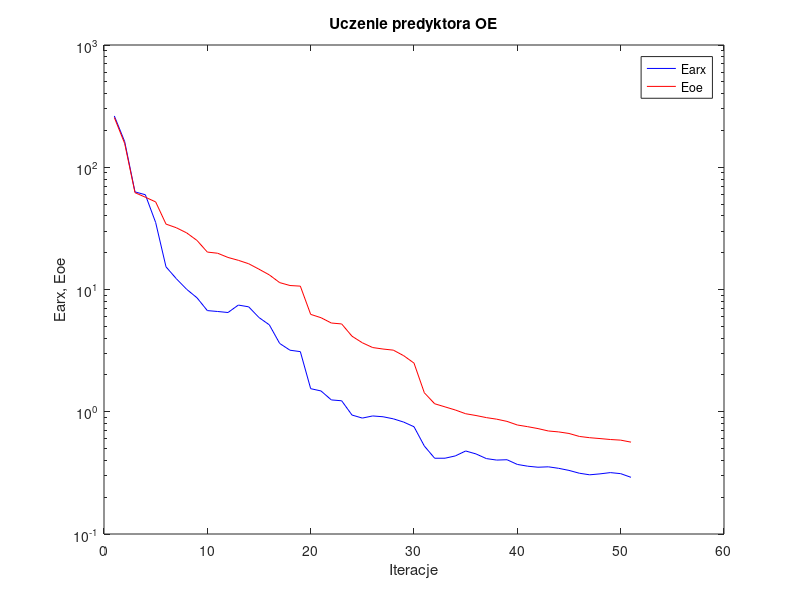
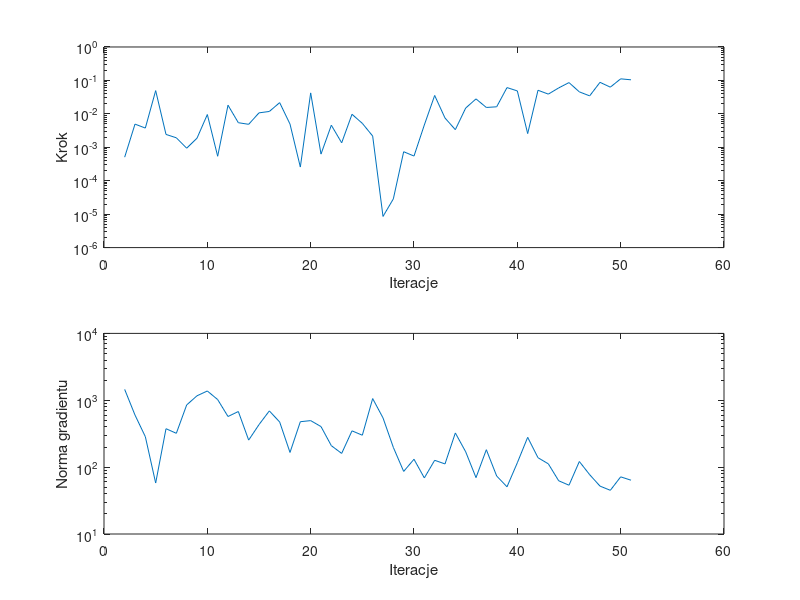

Write MATLAB code to recreate these figures, in order.
%uczenie predyktora oe
clear all;
n=0; farx(n+1)=2.625900e+002; foe(n+1)=2.551728e+002; wspucz(n+1)=0.000000e+000; ng(n+1)=0.000000e+000;
%odnowa zmiennej metryki
n=1; farx(n+1)=1.621441e+002; foe(n+1)=1.565731e+002; krok(n+1)=5.057541e-004; ng(n+1)=1.453173e+003;
n=2; farx(n+1)=6.286561e+001; foe(n+1)=6.194704e+001; krok(n+1)=4.933247e-003; ng(n+1)=6.006229e+002;
n=3; farx(n+1)=5.960629e+001; foe(n+1)=5.689834e+001; krok(n+1)=3.758503e-003; ng(n+1)=2.854465e+002;
n=4; farx(n+1)=3.529832e+001; foe(n+1)=5.206248e+001; krok(n+1)=4.953895e-002; ng(n+1)=5.784254e+001;
n=5; farx(n+1)=1.532469e+001; foe(n+1)=3.428109e+001; krok(n+1)=2.424720e-003; ng(n+1)=3.754955e+002;
n=6; farx(n+1)=1.225452e+001; foe(n+1)=3.199893e+001; krok(n+1)=1.923079e-003; ng(n+1)=3.205378e+002;
n=7; farx(n+1)=1.003449e+001; foe(n+1)=2.905018e+001; krok(n+1)=9.396257e-004; ng(n+1)=8.507165e+002;
n=8; farx(n+1)=8.553874e+000; foe(n+1)=2.519602e+001; krok(n+1)=1.870456e-003; ng(n+1)=1.166404e+003;
n=9; farx(n+1)=6.720726e+000; foe(n+1)=2.023761e+001; krok(n+1)=9.545881e-003; ng(n+1)=1.375836e+003;
n=10; farx(n+1)=6.609018e+000; foe(n+1)=1.979751e+001; krok(n+1)=5.391128e-004; ng(n+1)=1.024018e+003;
n=11; farx(n+1)=6.483256e+000; foe(n+1)=1.828759e+001; krok(n+1)=1.815661e-002; ng(n+1)=5.715723e+002;
n=12; farx(n+1)=7.458640e+000; foe(n+1)=1.732928e+001; krok(n+1)=5.433546e-003; ng(n+1)=6.786695e+002;
n=13; farx(n+1)=7.217192e+000; foe(n+1)=1.624918e+001; krok(n+1)=4.866267e-003; ng(n+1)=2.536339e+002;
n=14; farx(n+1)=5.896135e+000; foe(n+1)=1.465754e+001; krok(n+1)=1.071180e-002; ng(n+1)=4.324129e+002;
n=15; farx(n+1)=5.139228e+000; foe(n+1)=1.316760e+001; krok(n+1)=1.178924e-002; ng(n+1)=6.932076e+002;
n=16; farx(n+1)=3.620563e+000; foe(n+1)=1.138608e+001; krok(n+1)=2.165649e-002; ng(n+1)=4.729315e+002;
n=17; farx(n+1)=3.186736e+000; foe(n+1)=1.077958e+001; krok(n+1)=4.944619e-003; ng(n+1)=1.657900e+002;
n=18; farx(n+1)=3.102989e+000; foe(n+1)=1.065424e+001; krok(n+1)=2.563269e-004; ng(n+1)=4.778731e+002;
n=19; farx(n+1)=1.544812e+000; foe(n+1)=6.260748e+000; krok(n+1)=4.235232e-002; ng(n+1)=4.961750e+002;
n=20; farx(n+1)=1.479759e+000; foe(n+1)=5.878555e+000; krok(n+1)=6.254538e-004; ng(n+1)=4.040589e+002;
n=21; farx(n+1)=1.249796e+000; foe(n+1)=5.319535e+000; krok(n+1)=4.575114e-003; ng(n+1)=2.093557e+002;
n=22; farx(n+1)=1.229601e+000; foe(n+1)=5.227390e+000; krok(n+1)=1.361446e-003; ng(n+1)=1.603682e+002;
n=23; farx(n+1)=9.398228e-001; foe(n+1)=4.149234e+000; krok(n+1)=9.707132e-003; ng(n+1)=3.488342e+002;
n=24; farx(n+1)=8.876831e-001; foe(n+1)=3.666127e+000; krok(n+1)=5.197906e-003; ng(n+1)=3.000598e+002;
n=25; farx(n+1)=9.240714e-001; foe(n+1)=3.351342e+000; krok(n+1)=2.168540e-003; ng(n+1)=1.060001e+003;
%odnowa zmiennej metryki
n=26; farx(n+1)=9.101406e-001; foe(n+1)=3.259122e+000; krok(n+1)=8.539569e-006; ng(n+1)=5.449076e+002;
n=27; farx(n+1)=8.753184e-001; foe(n+1)=3.191193e+000; krok(n+1)=2.860122e-005; ng(n+1)=1.974296e+002;
n=28; farx(n+1)=8.231468e-001; foe(n+1)=2.875436e+000; krok(n+1)=7.368272e-004; ng(n+1)=8.630706e+001;
n=29; farx(n+1)=7.541132e-001; foe(n+1)=2.500306e+000; krok(n+1)=5.469456e-004; ng(n+1)=1.311879e+002;
n=30; farx(n+1)=5.244541e-001; foe(n+1)=1.429530e+000; krok(n+1)=4.658504e-003; ng(n+1)=6.895624e+001;
n=31; farx(n+1)=4.165776e-001; foe(n+1)=1.162559e+000; krok(n+1)=3.550424e-002; ng(n+1)=1.265863e+002;
n=32; farx(n+1)=4.168071e-001; foe(n+1)=1.096256e+000; krok(n+1)=7.505960e-003; ng(n+1)=1.116515e+002;
n=33; farx(n+1)=4.352633e-001; foe(n+1)=1.033500e+000; krok(n+1)=3.364099e-003; ng(n+1)=3.244961e+002;
n=34; farx(n+1)=4.776702e-001; foe(n+1)=9.634049e-001; krok(n+1)=1.488820e-002; ng(n+1)=1.697222e+002;
n=35; farx(n+1)=4.518272e-001; foe(n+1)=9.315131e-001; krok(n+1)=2.799347e-002; ng(n+1)=6.965979e+001;
n=36; farx(n+1)=4.139097e-001; foe(n+1)=8.956019e-001; krok(n+1)=1.552769e-002; ng(n+1)=1.822630e+002;
n=37; farx(n+1)=4.024471e-001; foe(n+1)=8.695316e-001; krok(n+1)=1.626130e-002; ng(n+1)=7.368138e+001;
n=38; farx(n+1)=4.050885e-001; foe(n+1)=8.340491e-001; krok(n+1)=6.105720e-002; ng(n+1)=5.080564e+001;
n=39; farx(n+1)=3.707293e-001; foe(n+1)=7.792606e-001; krok(n+1)=4.852216e-002; ng(n+1)=1.162385e+002;
n=40; farx(n+1)=3.586483e-001; foe(n+1)=7.549856e-001; krok(n+1)=2.569527e-003; ng(n+1)=2.791229e+002;
n=41; farx(n+1)=3.517487e-001; foe(n+1)=7.282676e-001; krok(n+1)=5.079872e-002; ng(n+1)=1.382899e+002;
n=42; farx(n+1)=3.544822e-001; foe(n+1)=6.962665e-001; krok(n+1)=3.893128e-002; ng(n+1)=1.119916e+002;
n=43; farx(n+1)=3.445571e-001; foe(n+1)=6.840582e-001; krok(n+1)=5.962927e-002; ng(n+1)=6.254678e+001;
n=44; farx(n+1)=3.313076e-001; foe(n+1)=6.643352e-001; krok(n+1)=8.610785e-002; ng(n+1)=5.365242e+001;
n=45; farx(n+1)=3.141919e-001; foe(n+1)=6.282709e-001; krok(n+1)=4.545636e-002; ng(n+1)=1.213722e+002;
n=46; farx(n+1)=3.049382e-001; foe(n+1)=6.133804e-001; krok(n+1)=3.450322e-002; ng(n+1)=7.711576e+001;
n=47; farx(n+1)=3.104008e-001; foe(n+1)=6.034819e-001; krok(n+1)=8.764941e-002; ng(n+1)=5.202884e+001;
n=48; farx(n+1)=3.178691e-001; foe(n+1)=5.928994e-001; krok(n+1)=6.287977e-002; ng(n+1)=4.502962e+001;
n=49; farx(n+1)=3.116923e-001; foe(n+1)=5.859113e-001; krok(n+1)=1.115271e-001; ng(n+1)=7.156411e+001;
n=50; farx(n+1)=2.908202e-001; foe(n+1)=5.642181e-001; krok(n+1)=1.042976e-001; ng(n+1)=6.375194e+001;

figure; semilogy(farx,'b'); hold on; semilogy(foe,'r'); xlabel('Iteracje'); ylabel('Earx, Eoe'); legend('Earx','Eoe'); title('Uczenie predyktora OE');
figure; subplot(2,1,1); semilogy(krok); xlabel('Iteracje'); ylabel('Krok');
subplot(2,1,2); semilogy(ng); xlabel('Iteracje'); ylabel('Norma gradientu');
Earx=farx(n+1)
Eoe=foe(n+1)
